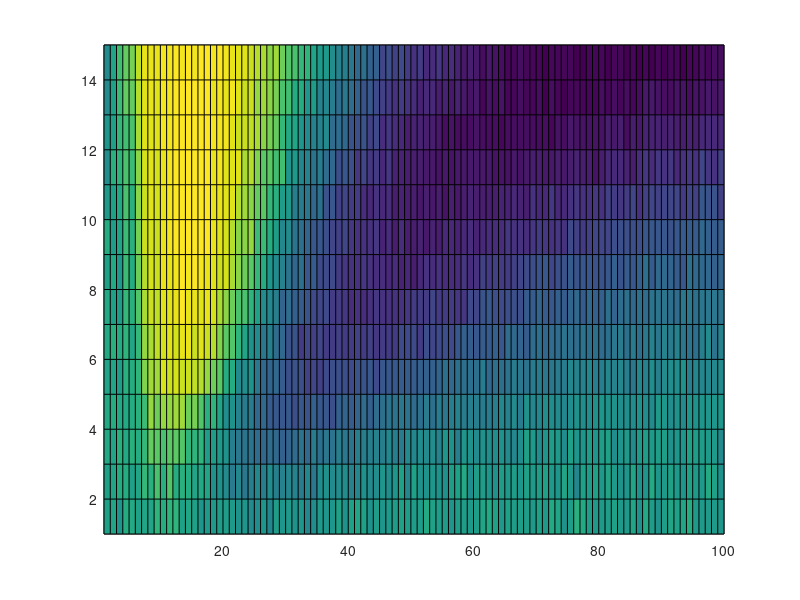

Write MATLAB code to recreate this figure. (Note: this script raises an error after producing the figure.)
addpath('../paper_data/arnold_tongue_data')

%% This code plots the Arnold Tongue from our arXiv paper.
% It loads a mat file with pre-computed PLV measure for sweeps of different
% values of amplitude and frequency when running the LGN model

load('PLV_TCR_TRN_fundamental_100x15_Impulse_input.mat')

figure;
pcolor(linspace(1,100,100), linspace(15,1,15), p1)
colormap(parula)
title('TCR-TRN (PLV) - Amplitude vs Freq');
xlabel('Freq (varies with 1, ranges from 1 to 100)'),
ylabel('Amplitude (varies with 1, ranges from 1 to 15)');

